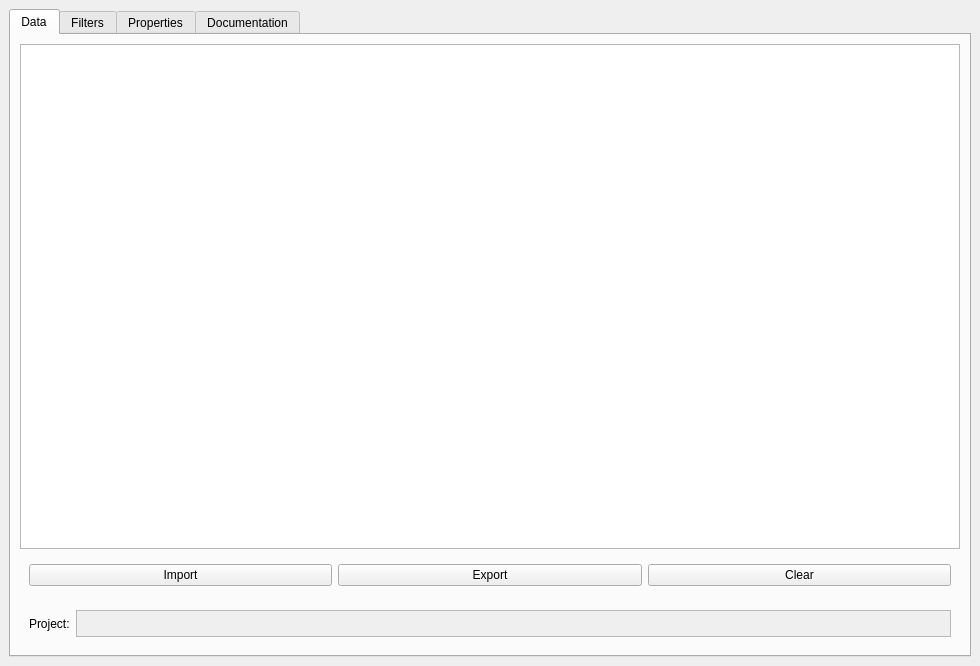
<?xml version="1.0" encoding="UTF-8"?>
<ui version="4.0">
 <class>RadiotrackDockWidgetBase</class>
 <widget class="QDockWidget" name="RadiotrackDockWidgetBase">
  <property name="geometry">
   <rect>
    <x>0</x>
    <y>0</y>
    <width>980</width>
    <height>666</height>
   </rect>
  </property>
  <property name="windowTitle">
   <string>Radiotrack</string>
  </property>
  <widget class="QWidget" name="dockWidgetContents">
   <layout class="QVBoxLayout" name="verticalLayout_2">
    <item>
     <widget class="QTabWidget" name="tabWidget">
      <property name="currentIndex">
       <number>0</number>
      </property>
      <widget class="QWidget" name="init_tab">
       <attribute name="title">
        <string>Data</string>
       </attribute>
       <layout class="QVBoxLayout" name="verticalLayout_3">
        <item>
         <widget class="QTableView" name="tableView">
          <property name="horizontalScrollBarPolicy">
           <enum>Qt::ScrollBarAsNeeded</enum>
          </property>
          <property name="selectionMode">
           <enum>QAbstractItemView::SingleSelection</enum>
          </property>
         </widget>
        </item>
        <item>
         <widget class="QWidget" name="widget" native="true">
          <layout class="QHBoxLayout" name="horizontalLayout">
           <item>
            <widget class="QPushButton" name="importButton">
             <property name="toolTip">
              <string>Import data from a compatible CSV file.
Any previously loaded data will be replaced. (Ctrl+Alt+I)</string>
             </property>
             <property name="text">
              <string>Import</string>
             </property>
            </widget>
           </item>
           <item>
            <widget class="QPushButton" name="saveAsButton">
             <property name="toolTip">
              <string>Export the table above as a CSV file. (Ctrl+Alt+X)</string>
             </property>
             <property name="text">
              <string>Export</string>
             </property>
            </widget>
           </item>
           <item>
            <widget class="QPushButton" name="clearButton">
             <property name="toolTip">
              <string>Delete the table above and the plugin's map layers. (Ctrl+Alt+C)</string>
             </property>
             <property name="text">
              <string>Clear</string>
             </property>
            </widget>
           </item>
          </layout>
         </widget>
        </item>
        <item>
         <widget class="QWidget" name="widget_2" native="true">
          <property name="maximumSize">
           <size>
            <width>16777215</width>
            <height>45</height>
           </size>
          </property>
          <layout class="QHBoxLayout" name="horizontalLayout_2">
           <item>
            <widget class="QLabel" name="label_6">
             <property name="text">
              <string>Project:</string>
             </property>
            </widget>
           </item>
           <item>
            <widget class="QTextEdit" name="currentProjectText">
             <property name="enabled">
              <bool>false</bool>
             </property>
             <property name="toolTip">
              <string>Path of the last imported CSV file.</string>
             </property>
            </widget>
           </item>
          </layout>
         </widget>
        </item>
       </layout>
      </widget>
      <widget class="QWidget" name="filters">
       <attribute name="title">
        <string>Filters</string>
       </attribute>
       <layout class="QVBoxLayout" name="verticalLayout_9">
        <item>
         <widget class="QScrollArea" name="scrollArea">
          <property name="widgetResizable">
           <bool>true</bool>
          </property>
          <widget class="QWidget" name="scrollAreaWidgetContents_2">
           <property name="geometry">
            <rect>
             <x>0</x>
             <y>-89</y>
             <width>484</width>
             <height>458</height>
            </rect>
           </property>
           <layout class="QVBoxLayout" name="verticalLayout_4">
            <item>
             <widget class="QGroupBox" name="groupBox">
              <property name="toolTip">
               <string>View only the data of the selected radioemitter.</string>
              </property>
              <property name="title">
               <string>Id</string>
              </property>
              <layout class="QHBoxLayout" name="horizontalLayout_5">
               <item>
                <widget class="QComboBox" name="idFilter">
                 <property name="toolTip">
                  <string>View only the data of the selected radioemitter.</string>
                 </property>
                </widget>
               </item>
              </layout>
             </widget>
            </item>
            <item>
             <widget class="QGroupBox" name="groupBox_3">
              <property name="toolTip">
               <string>adjusts the dates according to the first and last dates of the displayed data</string>
              </property>
              <property name="title">
               <string>Datetime</string>
              </property>
              <layout class="QVBoxLayout" name="verticalLayout_6">
               <item>
                <layout class="QHBoxLayout" name="horizontalLayout_9">
                 <item>
                  <widget class="QLabel" name="label_4">
                   <property name="toolTip">
                    <string>Use the up and down arrows in this field to change both fields at once.</string>
                   </property>
                   <property name="text">
                    <string>From</string>
                   </property>
                  </widget>
                 </item>
                 <item>
                  <widget class="rolling_datetime_edit" name="dateTimeStart">
                   <property name="toolTip">
                    <string>Use the up and down arrows in this field to change both fields at once.</string>
                   </property>
                   <property name="wrapping">
                    <bool>true</bool>
                   </property>
                  </widget>
                 </item>
                </layout>
               </item>
               <item>
                <layout class="QHBoxLayout" name="horizontalLayout_8">
                 <item>
                  <widget class="QLabel" name="label_3">
                   <property name="toolTip">
                    <string>Set this field some time after the &quot;From&quot; one.</string>
                   </property>
                   <property name="text">
                    <string>To</string>
                   </property>
                  </widget>
                 </item>
                 <item>
                  <widget class="rolling_datetime_edit" name="dateTimeEnd">
                   <property name="toolTip">
                    <string>Set this field some time after the &quot;From&quot; one.</string>
                   </property>
                   <property name="wrapping">
                    <bool>true</bool>
                   </property>
                  </widget>
                 </item>
                </layout>
               </item>
               <item>
                <layout class="QHBoxLayout" name="horizontalLayout_4">
                 <item>
                  <widget class="QCheckBox" name="dateTimeFixedInterval">
                   <property name="toolTip">
                    <string>Define whether the interval between both datetimes should remain fixed when rolling.</string>
                   </property>
                   <property name="text">
                    <string>Fixed interval</string>
                   </property>
                  </widget>
                 </item>
                 <item>
                  <widget class="QPushButton" name="dateTimeAdjust">
                   <property name="text">
                    <string>Adjust to data</string>
                   </property>
                  </widget>
                 </item>
                </layout>
               </item>
              </layout>
             </widget>
            </item>
            <item>
             <widget class="QGroupBox" name="groupBox_2">
              <property name="title">
               <string>Keep only:</string>
              </property>
              <layout class="QGridLayout" name="gridLayout_2">
               <item row="4" column="0">
                <widget class="QCheckBox" name="selected">
                 <property name="toolTip">
                  <string>Show only data whose line in the table is checked.
Those are the lines that will be exported.</string>
                 </property>
                 <property name="text">
                  <string>Selected</string>
                 </property>
                </widget>
               </item>
               <item row="0" column="0">
                <widget class="QCheckBox" name="position">
                 <property name="toolTip">
                  <string>Show only data having correct latitude and longitude.</string>
                 </property>
                 <property name="text">
                  <string>Valid position</string>
                 </property>
                </widget>
               </item>
               <item row="1" column="0">
                <widget class="QCheckBox" name="azimuth">
                 <property name="toolTip">
                  <string>Show only data having a correct azimuth.</string>
                 </property>
                 <property name="text">
                  <string>Valid azimuth</string>
                 </property>
                </widget>
               </item>
               <item row="2" column="0">
                <widget class="QCheckBox" name="datetime">
                 <property name="toolTip">
                  <string>Show only data having a datetime the plugin could read.</string>
                 </property>
                 <property name="text">
                  <string>Valid datetime</string>
                 </property>
                </widget>
               </item>
               <item row="3" column="0">
                <widget class="QCheckBox" name="triangulation">
                 <property name="toolTip">
                  <string>Show only data for which other data have the same datetime.
Those data are green in the table, unless they contain errors.</string>
                 </property>
                 <property name="text">
                  <string>Triangulation</string>
                 </property>
                </widget>
               </item>
              </layout>
             </widget>
            </item>
            <item>
             <widget class="QPushButton" name="resetFilterButton">
              <property name="toolTip">
               <string>Restore default filters, thus showing again all lines and points.</string>
              </property>
              <property name="text">
               <string>Reset filters</string>
              </property>
             </widget>
            </item>
            <item>
             <spacer name="verticalSpacer">
              <property name="orientation">
               <enum>Qt::Vertical</enum>
              </property>
              <property name="sizeHint" stdset="0">
               <size>
                <width>20</width>
                <height>40</height>
               </size>
              </property>
             </spacer>
            </item>
           </layout>
          </widget>
         </widget>
        </item>
       </layout>
      </widget>
      <widget class="QWidget" name="properties">
       <attribute name="title">
        <string>Properties</string>
       </attribute>
       <layout class="QVBoxLayout" name="verticalLayout_7">
        <item>
         <widget class="QScrollArea" name="scrollArea_2">
          <property name="widgetResizable">
           <bool>true</bool>
          </property>
          <widget class="QWidget" name="scrollAreaWidgetContents">
           <property name="geometry">
            <rect>
             <x>0</x>
             <y>0</y>
             <width>498</width>
             <height>369</height>
            </rect>
           </property>
           <layout class="QVBoxLayout" name="verticalLayout_5">
            <item>
             <layout class="QHBoxLayout" name="horizontalLayout_3">
              <item>
               <widget class="QLabel" name="label_2">
                <property name="toolTip">
                 <string>Size of the lines representing azimuths on the map.</string>
                </property>
                <property name="text">
                 <string>Segment length</string>
                </property>
               </widget>
              </item>
              <item>
               <widget class="QDoubleSpinBox" name="segmentLength">
                <property name="toolTip">
                 <string>Size of the lines representing azimuths on the map.</string>
                </property>
                <property name="suffix">
                 <string> km</string>
                </property>
                <property name="value">
                 <double>1.000000000000000</double>
                </property>
               </widget>
              </item>
             </layout>
            </item>
            <item>
             <layout class="QHBoxLayout" name="horizontalLayout_7">
              <item>
               <widget class="QLabel" name="label">
                <property name="toolTip">
                 <string>Change how the datetimes are displayed in the plugin.</string>
                </property>
                <property name="text">
                 <string>Datetime format</string>
                </property>
               </widget>
              </item>
              <item>
               <widget class="QComboBox" name="dateComboBox">
                <property name="toolTip">
                 <string>Change how the datetimes are displayed in the plugin.</string>
                </property>
               </widget>
              </item>
             </layout>
            </item>
            <item>
             <layout class="QHBoxLayout" name="horizontalLayout_12">
              <item>
               <widget class="QLabel" name="label_5">
                <property name="toolTip">
                 <string>Coordinate Reference System.
Change how the &quot;lat&quot; and &quot;lon&quot; fields must be translated to map coordinates.</string>
                </property>
                <property name="text">
                 <string>CRS</string>
                </property>
               </widget>
              </item>
              <item>
               <widget class="QRadioButton" name="epsg4326">
                <property name="toolTip">
                 <string>Also known as WGS 84, the current standard for GPS coordinates.</string>
                </property>
                <property name="text">
                 <string>EPSG:4326</string>
                </property>
                <property name="checked">
                 <bool>true</bool>
                </property>
                <attribute name="buttonGroup">
                 <string notr="true">buttonGroup</string>
                </attribute>
               </widget>
              </item>
              <item>
               <widget class="QRadioButton" name="projectCrs">
                <property name="toolTip">
                 <string>Use the CRS shown in the bottom right corner.</string>
                </property>
                <property name="text">
                 <string>Project CRS</string>
                </property>
                <attribute name="buttonGroup">
                 <string notr="true">buttonGroup</string>
                </attribute>
               </widget>
              </item>
             </layout>
            </item>
            <item>
             <widget class="QCheckBox" name="zoom">
              <property name="text">
               <string>Autozoom</string>
              </property>
			  <property name="checked">
			    <bool>true</bool>
			  </property>
             </widget>
            </item>
            <item>
             <widget class="QGroupBox" name="groupBox_4">
              <property name="title">
               <string>Intersections (triangulations)</string>
              </property>
              <layout class="QHBoxLayout" name="horizontalLayout_10">
               <item>
                <widget class="QCheckBox" name="intersectionVisible">
                 <property name="text">
                  <string>Visible</string>
                 </property>
                </widget>
               </item>
               <item>
                <widget class="QPushButton" name="intersectionUpdate">
                 <property name="toolTip">
                  <string>Recompute the all intersections (must be done manually).</string>
                 </property>
                 <property name="text">
                  <string>Update</string>
                 </property>
                </widget>
               </item>
              </layout>
             </widget>
            </item>
            <item>
             <spacer name="verticalSpacer_3">
              <property name="orientation">
               <enum>Qt::Vertical</enum>
              </property>
              <property name="sizeHint" stdset="0">
               <size>
                <width>20</width>
                <height>40</height>
               </size>
              </property>
             </spacer>
            </item>
           </layout>
          </widget>
         </widget>
        </item>
       </layout>
      </widget>
      <widget class="QWidget" name="documentation">
       <attribute name="title">
        <string>Documentation</string>
       </attribute>
       <layout class="QVBoxLayout" name="verticalLayout">
        <item>
         <widget class="QTextBrowser" name="documentationText"/>
        </item>
        <item>
         <widget class="QPushButton" name="demoButton">
          <property name="text">
           <string>Load demonstration data</string>
          </property>
         </widget>
        </item>
       </layout>
      </widget>
     </widget>
    </item>
   </layout>
  </widget>
 </widget>
 <customwidgets>
  <customwidget>
   <class>rolling_datetime_edit</class>
   <extends>QDateTimeEdit</extends>
   <header>Radiotrack.rolling_datetime_edit</header>
  </customwidget>
 </customwidgets>
 <tabstops>
  <tabstop>tabWidget</tabstop>
  <tabstop>tableView</tabstop>
  <tabstop>importButton</tabstop>
  <tabstop>saveAsButton</tabstop>
  <tabstop>clearButton</tabstop>
  <tabstop>currentProjectText</tabstop>
  <tabstop>scrollArea</tabstop>
  <tabstop>idFilter</tabstop>
  <tabstop>dateTimeStart</tabstop>
  <tabstop>dateTimeEnd</tabstop>
  <tabstop>dateTimeFixedInterval</tabstop>
  <tabstop>dateTimeAdjust</tabstop>
  <tabstop>position</tabstop>
  <tabstop>azimuth</tabstop>
  <tabstop>datetime</tabstop>
  <tabstop>triangulation</tabstop>
  <tabstop>selected</tabstop>
  <tabstop>resetFilterButton</tabstop>
  <tabstop>scrollArea_2</tabstop>
  <tabstop>segmentLength</tabstop>
  <tabstop>dateComboBox</tabstop>
  <tabstop>epsg4326</tabstop>
  <tabstop>projectCrs</tabstop>
  <tabstop>intersectionVisible</tabstop>
  <tabstop>intersectionUpdate</tabstop>
  <tabstop>documentationText</tabstop>
  <tabstop>demoButton</tabstop>
  <tabstop>zoom</tabstop>
 </tabstops>
 <resources/>
 <connections/>
 <buttongroups>
  <buttongroup name="buttonGroup"/>
 </buttongroups>
</ui>
